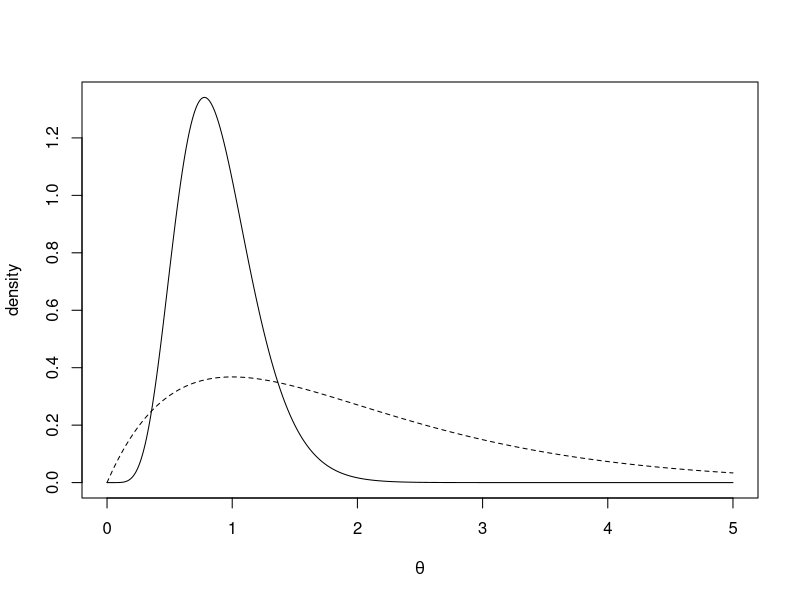
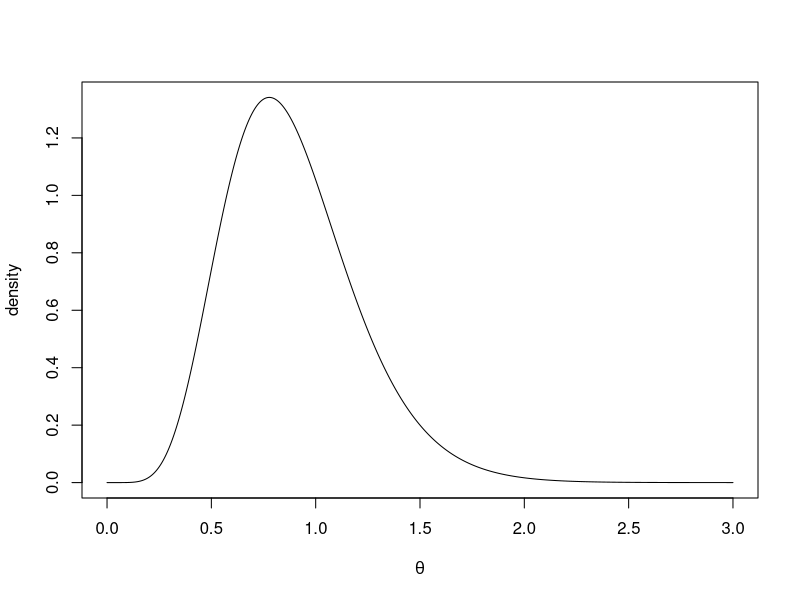

These figures' R source, in order: (Note: this script raises an error after producing the figures.)
# Fig 
#mypdf("botulism")
theta=seq(0,5,len=1000)
plot(theta,dgamma(theta,8,9),type="l",xlab=expression(theta),ylab="density")
lines(theta,dgamma(theta,2,1),lty=2)
#dev.off()

# Fig 
#mypdf("botulism2")
theta=seq(0,3,len=1000)
plot(theta,dgamma(theta,8,9),type="l",xlab=expression(theta),ylab="density")
#dev.off()


hdiBeta(0.95,G,H)


# Fig 
#mypdf("cavendish")
mu=seq(5.1,5.9,len=1000)
plot(mu,dnorm(mu,5.4839,0.0415),type="l",xlab=expression(mu),ylab="density")
lines(mu,dnorm(mu,5.4,0.2),lty=2)
#dev.off()

